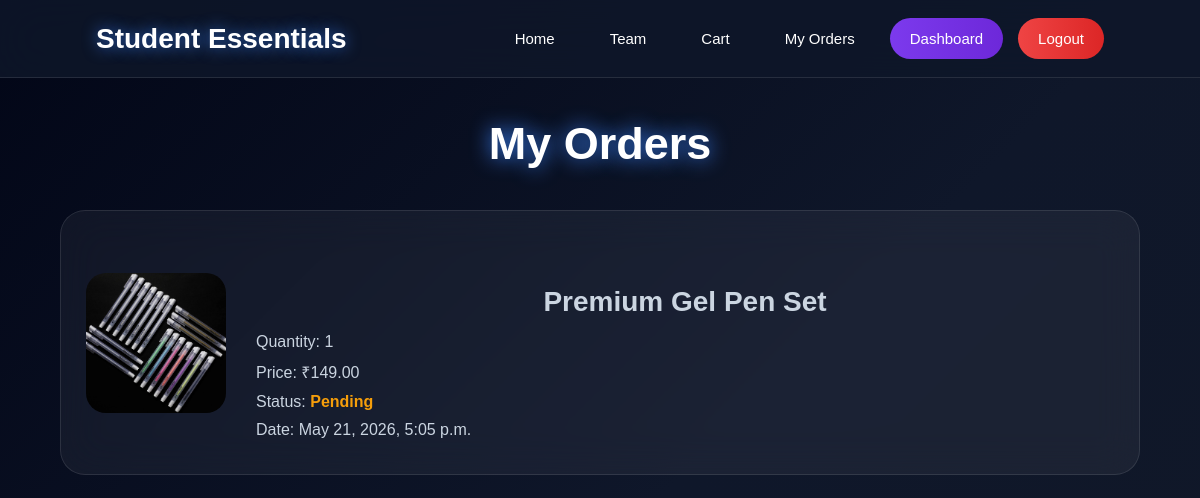
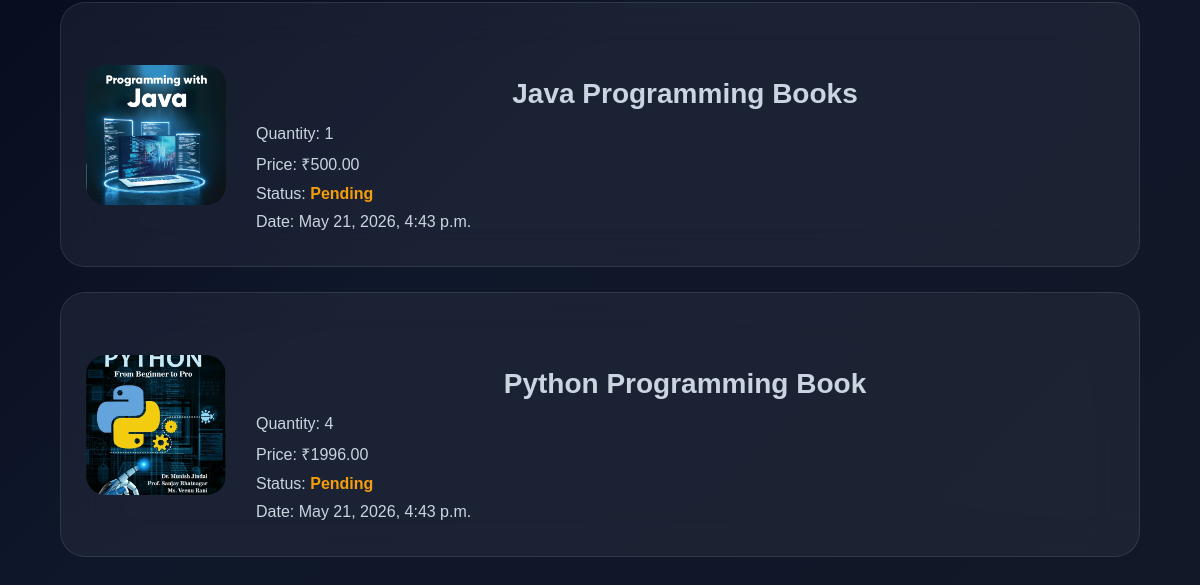
Before: /my-orders/ (signed in) with the older database file (2 pictures, top to bottom).
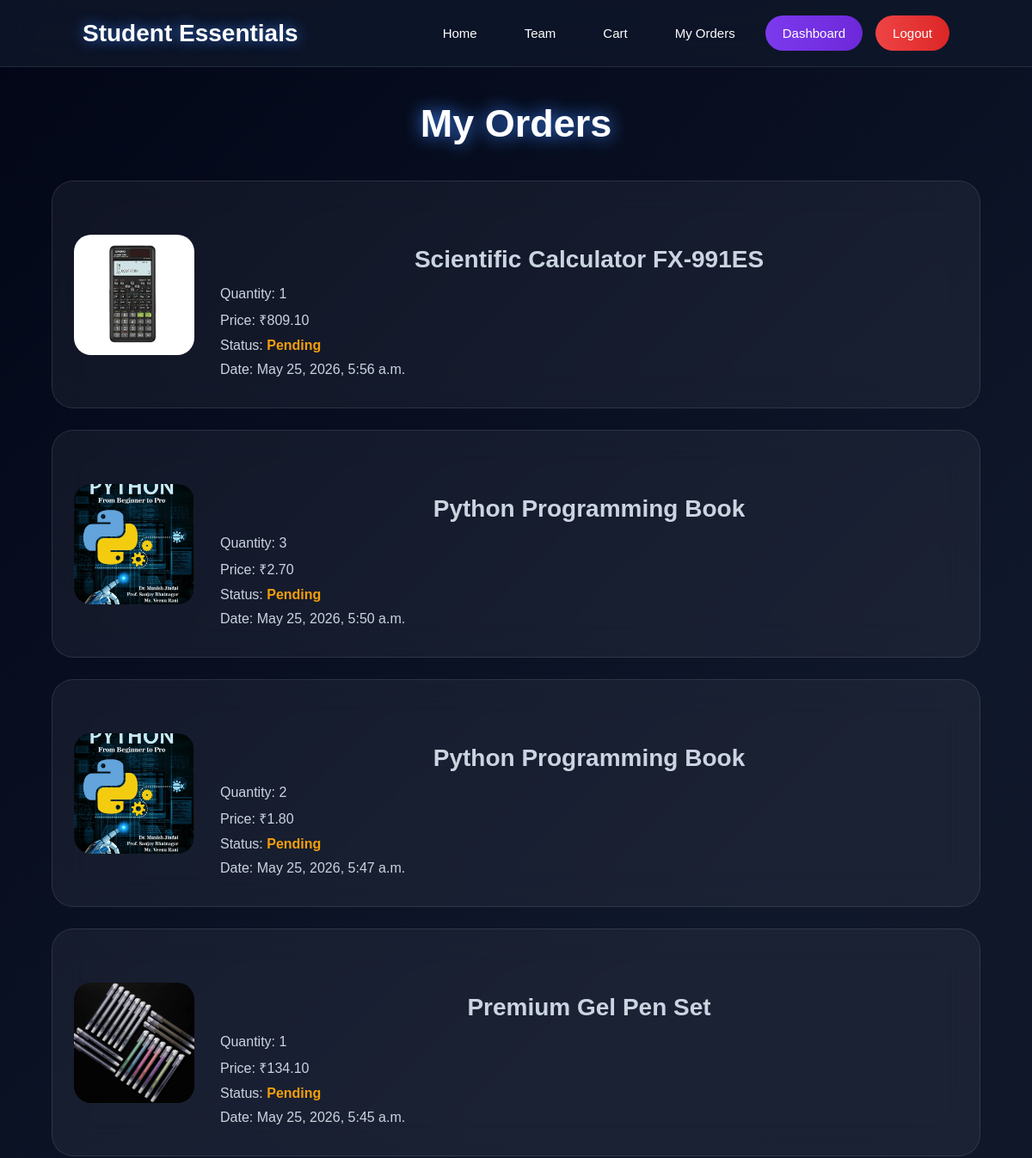
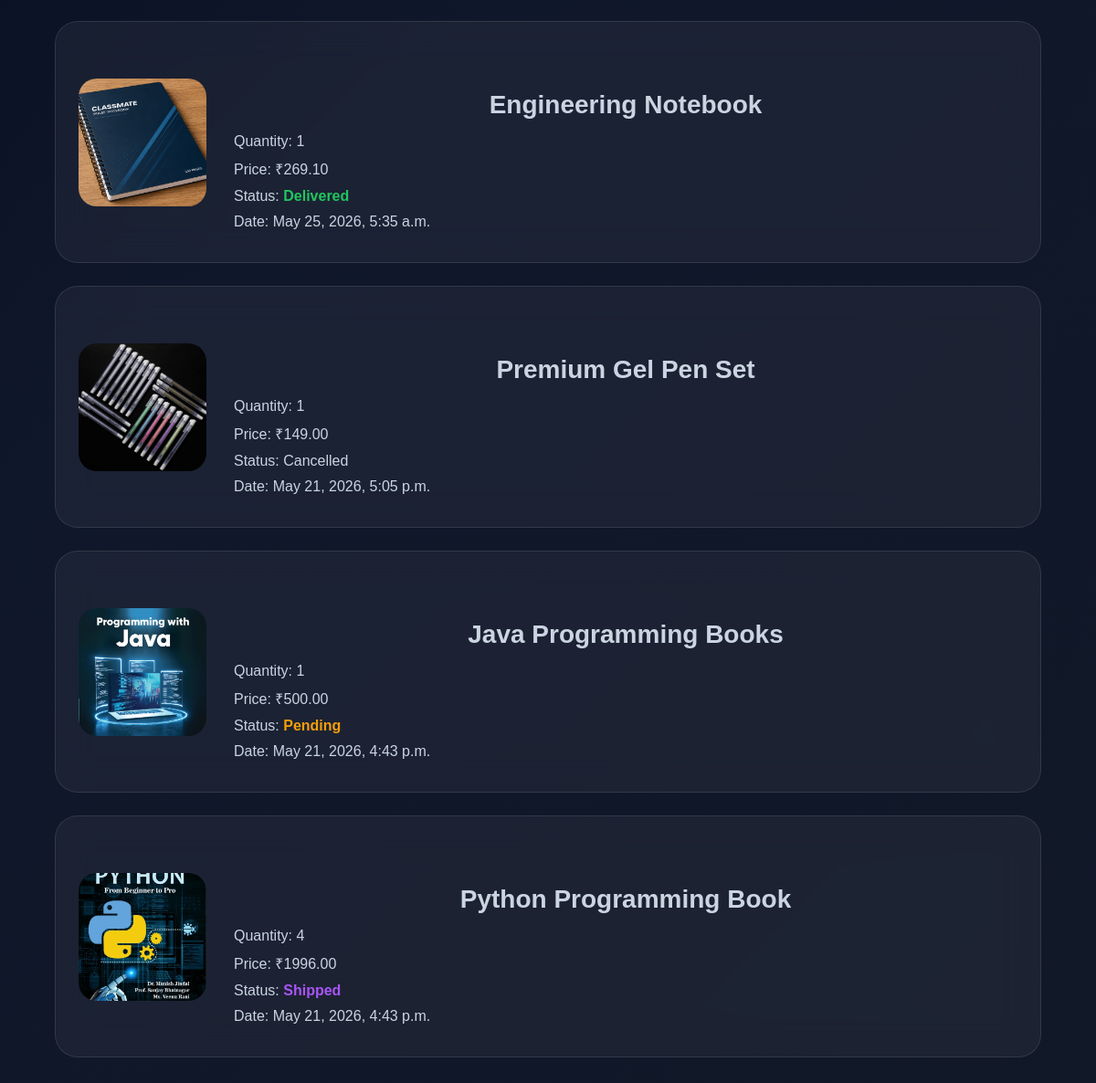
After: the same page with the newer database file (2 pictures, top to bottom).
### shop/models.py (models this page shows, shortened)
class Order(models.Model):
    STATUS_CHOICES = [
        ('Pending','Pending'),
        ('Processing','Processing'),
        ('Shipped','Shipped'),
        ('Delivered','Delivered')
    ]
    PAYMENT_CHOICES = [
        ('COD','Cash On Delivery'),
        ('QR','UPI QR'),
        ('CARD','Card Payment')
    ]
    user = models.ForeignKey(
        User,
        on_delete=models.CASCADE
    )
    product = models.ForeignKey(
        Product,
        on_delete=models.CASCADE
    )
    quantity = models.IntegerField()
    total_price = models.DecimalField(
        max_digits=10,
        decimal_places=2
    )
    payment_method = models.CharField(
        max_length=20,
        choices=PAYMENT_CHOICES,
        default='COD'
    )
    status = models.CharField(
        max_length=20,
        choices=STATUS_CHOICES,
        default='Pending'
    )
    created_at = models.DateTimeField(
        auto_now_add=True
    )

class Product(models.Model):
    name = models.CharField(max_length=200)
    description = models.TextField()
    price = models.IntegerField()
    image = models.ImageField(upload_to='products/')
    category = models.CharField(max_length=100)

### shop/views.py (the view)
@login_required(login_url='/login/')
def my_orders(request):
    orders = Order.objects.filter(
        user=request.user
    ).order_by(
        '-created_at'
    )
    return render(
        request,
        'my_orders.html',
        {
            'orders': orders
        }
    )

### templates/my_orders.html (shortened to what this page needs)
{% load static %}
<!doctype html>
<html>
  <head>
    <link rel="stylesheet" href="{% static 'css/my_orders.css' %}" />
    <link rel="stylesheet" href="{% static 'css/navbar.css' %}" />
  </head>
  <body>
    {% include 'navbar.html' %}
    <div class="container">
      <h1>My Orders</h1>
      {% for order in orders %}
      <div class="order-box">
        <img src="{{ order.product.image.url }}" />
        <div class="order-info">
          <h2>{{ order.product.name }}</h2>
          <p>Quantity: {{ order.quantity }}</p>
          <p>Price: ₹{{ order.total_price }}</p>
          <p>
            Status:
            <span class="{{ order.status|lower }}"> {{ order.status }} </span>
          </p>
          <p>Date: {{ order.created_at }}</p>
        </div>
      </div>
      {% empty %}
      <h2>No Orders Found</h2>
      {% endfor %}
    </div>
  </body>
</html>

Changed rows visible on the page:
added Order: product.image (picture), product.name "Scientific Calculator FX-991ES", quantity "1", total_price "809.10", status "Pending", created_at "May 25, 2026, 5:56 a.m."
added Order: product.image (picture), product.name "Python Programming Book", quantity "3", total_price "2.70", status "Pending", created_at "May 25, 2026, 5:50 a.m."
added Order: product.image (picture), product.name "Python Programming Book", quantity "2", total_price "1.80", status "Pending", created_at "May 25, 2026, 5:47 a.m."
added Order: product.image (picture), product.name "Premium Gel Pen Set", quantity "1", total_price "134.10", status "Pending", created_at "May 25, 2026, 5:45 a.m."
added Order: product.image (picture), product.name "Engineering Notebook", quantity "1", total_price "269.10", status "Delivered", created_at "May 25, 2026, 5:35 a.m."
changed Order: status "Pending" → "Cancelled"
changed Order: status "Pending" → "Shipped"
